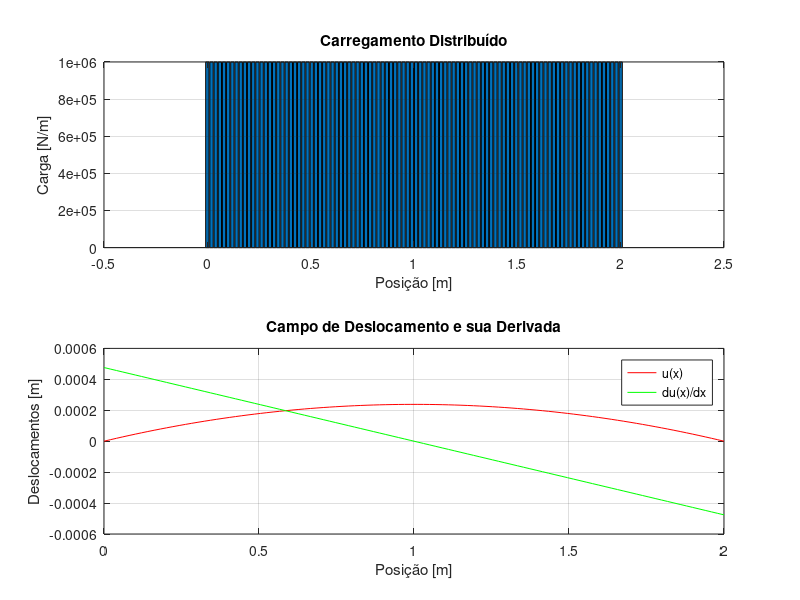

MATLAB code for this plot:
% **************************************
% Soluções Analíticas da Barra
% Condições de Dirichlet ua e ub
% **************************************

clear all; close all; clc;

% **************************************
% Data set
L = 2.0;       % Comprimento da barra [m]
nx = 100;      % Número de pontos no eixo x
x = linspace(0, L, nx)'; % Coordenadas ao longo de x
h = L / (nx - 1);        % Comprimento do intervalo
A = 0.01;      % Área da seção [m^2]
E = 210E9;     % Módulo de Young [Pa]

% Definição do tipo de carregamento: 'con', 'lin', 'par', 'sin', 'cos', 'exp'
tipo = 'con'; 
q0 = 1E6;      % Carga distribuída [N/m]
ua = 0;        % Deslocamento à esquerda [m]
ub = 0;        % Deslocamento à direita [m]

% Definição do carregamento
y = x / L; % Vetor de posição normalizado

switch tipo
    case 'con' % Constante
        p = q0 * ones(length(y), 1);
    case 'lin' % Linear
        p = q0 * y;
    case 'par' % Parabólico
        p = q0 * y .* (1 - y);
    case 'sin' % Senoidal
        p = q0 * sin(pi * y);
    case 'cos' % Cossenoidal
        p = q0 * cos(pi * y);
    case 'exp' % Exponencial
        p = q0 * exp(y);
    otherwise % Caso padrão = constante
        warning(['Tipo de carregamento >>> ' tipo ' <<< não implementado!!!']);
end

% Solução particular up e sua derivada dup
switch tipo
    case 'con' % Constante
        up = -q0 * x.^2 / (2 * E * A);
        dup = -q0 * x / (E * A);
    case 'lin' % Linear
        up = -q0 * x.^3 / (6 * E * A * L);
        dup = -q0 * x.^2 / (2 * E * A * L);
    case 'par' % Parabólico
        up = (-q0 * x.^3 .* (2 * L - x)) / (12 * E * A * L^2);
        dup = (-q0 * x.^2 .* (3 * L - 2 * x)) / (6 * E * A * L^2);
    case 'sin' % Senoidal
        up = q0 * (L / pi)^2 * sin(pi * x / L) / (E * A);
        dup = q0 * (L / pi) * cos(pi * x / L) / (E * A);
    case 'cos' % Cossenoidal
        up = q0 * (L / pi)^2 * cos(pi * x / L) / (E * A);
        dup = -q0 * (L / pi) * sin(pi * x / L) / (E * A);
    case 'exp' % Exponencial
        up = -q0 * L^2 * exp(x / L) / (E * A);
        dup = -q0 * L * exp(x / L) / (E * A);
    otherwise % Caso padrão = constante
        warning(['Tipo de carregamento >>> ' tipo ' <<< não implementado!!!']);
end

% Obter valores constantes para uh e sua derivada duh
up0 = up(1);
upL = up(end);
c2 = ua - up0;
c1 = (ub - upL - c2) / L;

% Obter solução analítica uana e sua derivada duana
uana = up + c1 * x + c2;
duana = dup + c1;

% Plot do carregamento distribuído
subplot(2, 1, 1), bar(x, p);
grid on;
title('Carregamento Distribuído');
xlabel('Posição [m]');
ylabel('Carga [N/m]');

% Plot do campo de deslocamento e sua derivada
subplot(2, 1, 2), plot(x, uana, 'r', x, duana, 'g');
grid on;
title('Campo de Deslocamento e sua Derivada');
xlabel('Posição [m]');
ylabel('Deslocamentos [m]');
legend('u(x)', 'du(x)/dx');